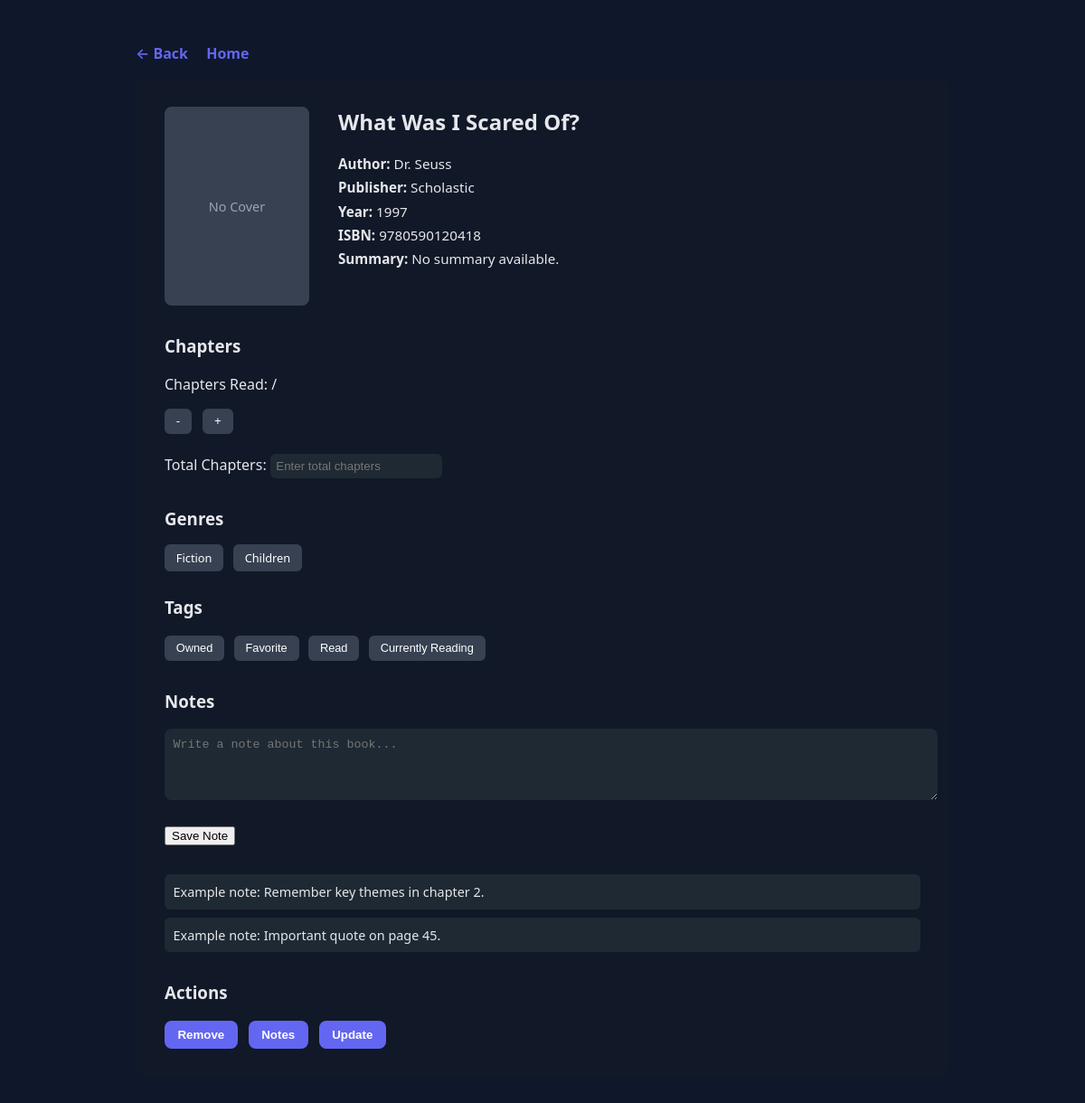
Page /book/isbn/9780590120418 on the committed database.
### tables this page shows
CREATE TABLE Books (
                   ISBN TEXT PRIMARY KEY,
                   Title TEXT NOT NULL,
                   Publish_Year INTEGER,
                   Publisher_ID INTEGER,
                   Summary TEXT,
                   Tag_ID INTEGER,
                   Chapters INTEGER,
                   Chapters_Completed INTEGER,
                   Cover_Image BLOB,
                   FOREIGN KEY (Publisher_ID) REFERENCES Publishers(Publisher_ID),
                   FOREIGN KEY (Tag_ID) REFERENCES Tags(Tag_ID)
                   );

CREATE TABLE Authors (
                   Author_ID INTEGER PRIMARY KEY,
                   Author_Full_Name TEXT NOT NULL,
                   Author_First_Name TEXT NOT NULL,
                   Author_Last_Name TEXT NOT NULL,
                   OpenLibrary_ID TEXT
                   );

CREATE TABLE Publishers (
                   Publisher_ID INTEGER PRIMARY KEY,
                   Publisher_Name TEXT NOT NULL
                   );

CREATE TABLE Genre (
                   Genre_ID INTEGER PRIMARY KEY,
                   Genre VARCHAR(15)
                   );

### app/main.py (the view)
    @app.route('/book/isbn/<isbn>')
    def individual_book_page(isbn):
        try:
            isbn_dict = {"ISBN": isbn}
            book_result = json.loads(read(isbn_dict, 'book-isbn'))
            return render_template('view_book.html', book=book_result), 200
        except json.decoder.JSONDecodeError:
            return f'ISBN not in database'  # !WIP! add full error page

### app/services/Book/Book.py (called while the page is built)
def read_book(isbn):
    try:
        return read_full_book_record(isbn)
    except json.decoder.JSONDecodeError:
        return f'Error: Book with ISBN {isbn} not in database.'

### app/services/Book/BookRead.py (called while the page is built)
def connect_to_database():
    try:
        conn = sqlite3.connect(DB_PATH)
        cursor = conn.cursor()
        return cursor, conn
    except sqlite3.Error as error:
        print(f"Database error: {error}")
        conn.close()

def read_book_table(isbn):
    cursor, conn = connect_to_database()
    read_query = "SELECT * FROM Books WHERE ISBN = ?"
    criteria = (isbn,)
    cursor.execute(read_query, criteria)
    result = cursor.fetchall()
    conn.close()
    if result:
        convert_to_dict = {
            "ISBN": result[0][0],
            "Title": result[0][1],
            "Publish_Year": result[0][2],
            "Publisher_ID": result[0][3],
            "Summary": result[0][4],
            "Tag_ID": result[0][5],
            "Chapters": result[0][6],
            "Chapters_Completed": result[0][7],
            "Cover_Image_Bytes": result[0][8]
        }
        json_format = json.dumps(convert_to_dict)
        return json_format
    else:
        return "ISBN not found"

def read_tag_table(tag_id):
    cursor, conn = connect_to_database()
    read_query = "SELECT Owned, Favorite, Completed, Currently_Reading, Personal_Or_Academic FROM Tags WHERE Tag_ID = ?"
    criteria = (tag_id,)
    cursor.execute(read_query, criteria)
    result = cursor.fetchall()
    conn.close()
    if result:
        convert_to_dict = {
            "Owned": result[0][0],
            "Favorite": result[0][1],
            "Completed": result[0][2],
            "Currently_Reading": result[0][3],
            "Personal_Or_Academic": result[0][4],
        }
        json_format = json.dumps(convert_to_dict)
        return json_format
    else:
        return "Tag_ID not found"

def read_publisher_name_for_full_book_record(publisher_id):
    cursor, conn = connect_to_database()
    read_query = "SELECT Publisher_Name FROM Publishers WHERE Publisher_ID = ?"
    criteria = (publisher_id,)
    cursor.execute(read_query, criteria)
    result = cursor.fetchall()
    conn.close()
    if result:
        convert_to_dict = {
            "Publisher_Name": result[0][0]
        }
        json_format = json.dumps(convert_to_dict)
        return json_format
    else:
        return "Publisher_ID not found"

### app/templates/view_book.html (shortened to what this page needs)
<!DOCTYPE html>
<html lang="en">
<head>
</head>
<body>
  <div class="page-wrapper">
    <div class="nav-buttons">
      <a href="/book/add-local">← Back</a>
      <a href="/">Home</a>
    </div>
    <div class="book-container">
      <div class="book-header">
        <div class="book-cover">
          No Cover
        </div>
        <div class="book-info">
          <h2>{{ book["Title"] }}</h2>
          <p><strong>Author:</strong> {{ book["Author_First_Name_1"] }} {{ book["Author_Last_Name_1"] }}</p>
          <p><strong>Publisher:</strong> {{ book["Publisher_Name"] }}</p>
          <p><strong>Year:</strong> {{ book["Publish_Year"] }}</p>
          <p><strong>ISBN:</strong> {{ book["ISBN"] }}</p>
          {% if book["Summary"] %}
            <p><strong>Summary:</strong> {{ book["Summary"] }}</p>
          {% else %}
            <p><strong>Summary:</strong> No summary available.</p>
          {% endif %}
        </div>
      </div>
      <div class="section">
        <h3>Chapters</h3>
        <p>Chapters Read: {{ book["Chapters_Completed"] }} / {{ book["Chapters"] }}</p>
        <div class="chapter-controls">
          <button>-</button>
          <button>+</button>
        </div>
        <br>
        <label>Total Chapters:</label>
        <input type="number" placeholder="Enter total chapters">
      </div>
      <div class="section">
        <h3>Genres</h3>
        <span class="tag">{{ book["Genre_1"].title() }}</span>
        {% if book["Genre_2"] %}
          <span class="tag">{{ book["Genre_2"].title() }}</span>
        {% endif %}
      </div>
      <div class="section">
        <h3>Tags</h3>
        {% if book["Owned"] == "on" %}
          <button class="tag toggle active">Owned</button>
        {% else %}
          <button class="tag toggle">Owned</button>
        {% endif %}
        {% if book["Favorite"] == "on" %}
          <button class="tag toggle active">Favorite</button>
        {% else %}
          <button class="tag toggle">Favorite</button>
        {% endif %}
        {% if book["Completed"] == "on" %}
          <button class="tag toggle active">Read</button>
        {% else %}
          <button class="tag toggle">Read</button>
        {% endif %}
        {% if book["Currently_Reading"] == "on" %}
          <button class="tag toggle active">Currently Reading</button>
        {% else %}
          <button class="tag toggle">Currently Reading</button>
        {% endif %}
      </div>
      <div class="section">
        <h3>Notes</h3>
        <textarea rows="4" placeholder="Write a note about this book..."></textarea>
        <br><br>
        <button>Save Note</button>
        <div class="section">
          <div class="note-card">
            Example note: Remember key themes in chapter 2.
          </div>
          <div class="note-card">
            Example note: Important quote on page 45.
          </div>
        </div>
      </div>
      <div class="section">
        <h3>Actions</h3>
        <div class="button-group">
          <button class="remove-btn">Remove</button>
          <button>Notes</button>
          <button>Update</button>
        </div>
      </div>
    </div>
  </div>
</body>
</html>

### app/templates/view_book.html (style rules this page uses)
body { font-family: system-ui, -apple-system, BlinkMacSystemFont, "Segoe UI", sans-serif; background-color: #0f172a; color: #e5e7eb; margin: 0; padding: 0; }
.page-wrapper { max-width: 900px; margin: 3rem auto; padding: 0 1rem; }
.nav-buttons { margin-bottom: 1rem; }
.nav-buttons a { text-decoration: none; color: #6366f1; font-weight: 600; margin-right: 1rem; }
.book-container { background-color: #111827; padding: 2rem; border-radius: 12px; }
.book-header { display: flex; gap: 2rem; }
.book-cover { width: 160px; height: 220px; background-color: #374151; border-radius: 8px; display: flex; align-items: center; justify-content: center; color: #9ca3af; font-size: 0.9rem; }
.book-info h2 { margin-top: 0; }
.book-info p { margin: 0.4rem 0; font-size: 0.95rem; }
.section { margin-top: 2rem; }
.chapter-controls button { padding: 0.4rem 0.8rem; margin-right: 0.5rem; border-radius: 6px; border: none; background-color: #374151; color: white; cursor: pointer; }
.button-group button { padding: 0.5rem 0.9rem; border-radius: 8px; border: none; background-color: #6366f1; color: white; font-weight: 600; cursor: pointer; margin-right: 0.5rem; }
.remove-btn { background-color: #dc2626; }
.tag { background-color: #374151; padding: 0.4rem 0.8rem; border-radius: 6px; font-size: 0.8rem; margin-right: 0.4rem; border: none; color: white; cursor: pointer; }
input[type="number"] { padding: 0.4rem; border-radius: 6px; border: none; background-color: #1f2933; color: #e5e7eb; }
textarea { width: 100%; border-radius: 8px; border: none; background-color: #1f2933; color: #e5e7eb; padding: 0.6rem; resize: vertical; }
.note-card { background-color: #1f2933; padding: 0.6rem; border-radius: 6px; margin-top: 0.6rem; font-size: 0.9rem; }

### rows in the picture
Books: Title "What Was I Scared Of?"
Authors: Author_First_Name_1 "Dr.", Author_Last_Name_1 "Seuss"
Publishers: Publisher_Name "Scholastic"
Genre: Genre_1 "Fiction"
Genre: Genre_2 "Children"

### other values in the picture
{{ book["Publish_Year"] }} "1997"
{{ book["ISBN"] }} "9780590120418"
